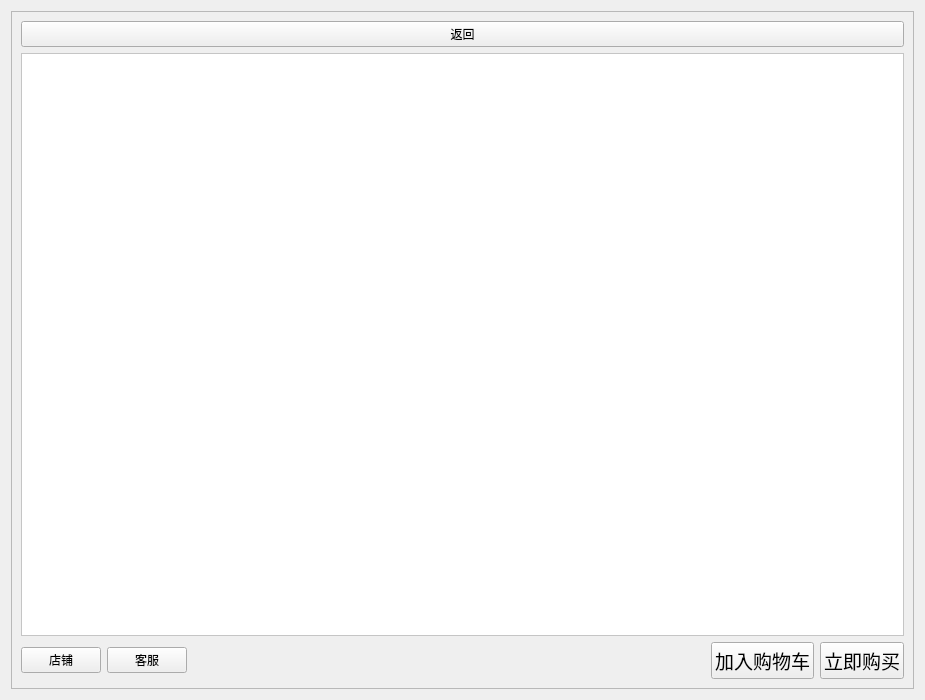
<?xml version="1.0" encoding="UTF-8"?>
<ui version="4.0">
 <class>ShoesDetailUI</class>
 <widget class="QWidget" name="ShoesDetailUI">
  <property name="geometry">
   <rect>
    <x>0</x>
    <y>0</y>
    <width>925</width>
    <height>700</height>
   </rect>
  </property>
  <property name="windowTitle">
   <string>Form</string>
  </property>
  <property name="styleSheet">
   <string notr="true"/>
  </property>
  <layout class="QGridLayout" name="gridLayout_3">
   <item row="0" column="0">
    <widget class="QFrame" name="frame">
     <property name="styleSheet">
      <string notr="true">QFrame#frame{border-image: url(:/icons/登录插图.png);}</string>
     </property>
     <property name="frameShape">
      <enum>QFrame::StyledPanel</enum>
     </property>
     <property name="frameShadow">
      <enum>QFrame::Raised</enum>
     </property>
     <layout class="QGridLayout" name="gridLayout_4">
      <item row="0" column="0">
       <layout class="QGridLayout" name="gridLayout_2">
        <item row="1" column="0">
         <widget class="QListWidget" name="listWidget">
          <property name="focusPolicy">
           <enum>Qt::NoFocus</enum>
          </property>
          <property name="styleSheet">
           <string notr="true">QListWidget::item:hover { 
    border-radius: 5px;
    background-color: transparent;
}
 
QListWidget::item:selected { 
    border-radius: 5px;
    background-color: transparent;
}
QListWidget{background-color: rgb(255, 255, 255);}
</string>
          </property>
         </widget>
        </item>
        <item row="2" column="0">
         <layout class="QGridLayout" name="gridLayout">
          <item row="0" column="0">
           <widget class="QPushButton" name="pushButton_3">
            <property name="text">
             <string>店铺</string>
            </property>
           </widget>
          </item>
          <item row="0" column="1">
           <widget class="QPushButton" name="pushButton_4">
            <property name="text">
             <string>客服</string>
            </property>
           </widget>
          </item>
          <item row="0" column="3">
           <widget class="QPushButton" name="pb_addtoshopcart">
            <property name="font">
             <font>
              <family>黑体</family>
              <pointsize>14</pointsize>
             </font>
            </property>
            <property name="text">
             <string>加入购物车</string>
            </property>
           </widget>
          </item>
          <item row="0" column="2">
           <spacer name="horizontalSpacer">
            <property name="orientation">
             <enum>Qt::Horizontal</enum>
            </property>
            <property name="sizeHint" stdset="0">
             <size>
              <width>40</width>
              <height>20</height>
             </size>
            </property>
           </spacer>
          </item>
          <item row="0" column="4">
           <widget class="QPushButton" name="pushButton">
            <property name="sizePolicy">
             <sizepolicy hsizetype="Preferred" vsizetype="Fixed">
              <horstretch>0</horstretch>
              <verstretch>0</verstretch>
             </sizepolicy>
            </property>
            <property name="font">
             <font>
              <family>黑体</family>
              <pointsize>14</pointsize>
             </font>
            </property>
            <property name="text">
             <string>立即购买</string>
            </property>
            <property name="checkable">
             <bool>false</bool>
            </property>
           </widget>
          </item>
         </layout>
        </item>
        <item row="0" column="0">
         <widget class="QPushButton" name="pb_back">
          <property name="text">
           <string>返回</string>
          </property>
         </widget>
        </item>
       </layout>
      </item>
     </layout>
    </widget>
   </item>
  </layout>
 </widget>
 <resources/>
 <connections/>
</ui>
